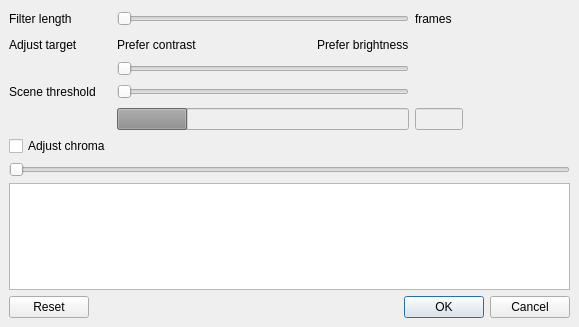
<?xml version="1.0" encoding="UTF-8"?>
<ui version="4.0">
 <class>lumaStabDialog</class>
 <widget class="QDialog" name="lumaStabDialog">
  <property name="geometry">
   <rect>
    <x>0</x>
    <y>0</y>
    <width>579</width>
    <height>327</height>
   </rect>
  </property>
  <property name="windowTitle">
   <string>Luma stabilizer</string>
  </property>
  <layout class="QVBoxLayout" name="verticalLayout">
   <property name="spacing">
    <number>6</number>
   </property>
   <property name="leftMargin">
    <number>9</number>
   </property>
   <property name="topMargin">
    <number>9</number>
   </property>
   <property name="rightMargin">
    <number>9</number>
   </property>
   <property name="bottomMargin">
    <number>9</number>
   </property>
   <item>
    <layout class="QGridLayout" name="gridLayout">
     <property name="leftMargin">
      <number>0</number>
     </property>
     <property name="topMargin">
      <number>0</number>
     </property>
     <property name="rightMargin">
      <number>0</number>
     </property>
     <property name="bottomMargin">
      <number>0</number>
     </property>
     <item row="1" column="1" colspan="3">
      <widget class="ADM_SliderIndicator" name="horizontalSliderFilterLength">
       <property name="minimum">
        <number>2</number>
       </property>
       <property name="maximum">
        <number>256</number>
       </property>
       <property name="pageStep">
        <number>20</number>
       </property>
       <property name="orientation">
        <enum>Qt::Horizontal</enum>
       </property>
      </widget>
     </item>
     <item row="5" column="1" colspan="3">
      <widget class="ADM_SliderIndicator" name="horizontalSliderSceneThreshold">
       <property name="maximum">
        <number>100</number>
       </property>
       <property name="pageStep">
        <number>10</number>
       </property>
       <property name="orientation">
        <enum>Qt::Horizontal</enum>
       </property>
      </widget>
     </item>
     <item row="1" column="0">
      <widget class="QLabel" name="labelFilterLength">
       <property name="text">
        <string>Filter length</string>
       </property>
      </widget>
     </item>
     <item row="5" column="0">
      <widget class="QLabel" name="labelChromaShiftAngle">
       <property name="text">
        <string>Scene threshold</string>
       </property>
      </widget>
     </item>
     <item row="1" column="5">
      <spacer name="horizontalSpacer">
       <property name="orientation">
        <enum>Qt::Horizontal</enum>
       </property>
       <property name="sizeHint" stdset="0">
        <size>
         <width>40</width>
         <height>20</height>
        </size>
       </property>
      </spacer>
     </item>
     <item row="5" column="5">
      <spacer name="horizontalSpacer_2">
       <property name="orientation">
        <enum>Qt::Horizontal</enum>
       </property>
       <property name="sizeHint" stdset="0">
        <size>
         <width>40</width>
         <height>20</height>
        </size>
       </property>
      </spacer>
     </item>
     <item row="1" column="4">
      <widget class="QLabel" name="labelFrames">
       <property name="text">
        <string>frames</string>
       </property>
      </widget>
     </item>
     <item row="6" column="4">
      <widget class="QLineEdit" name="lineEditNewScene">
       <property name="enabled">
        <bool>false</bool>
       </property>
       <property name="sizePolicy">
        <sizepolicy hsizetype="Fixed" vsizetype="Fixed">
         <horstretch>0</horstretch>
         <verstretch>0</verstretch>
        </sizepolicy>
       </property>
       <property name="maximumSize">
        <size>
         <width>48</width>
         <height>16777215</height>
        </size>
       </property>
      </widget>
     </item>
     <item row="7" column="0">
      <widget class="QCheckBox" name="checkBoxChroma">
       <property name="text">
        <string>Adjust chroma</string>
       </property>
      </widget>
     </item>
     <item row="3" column="1" colspan="3">
      <widget class="ADM_SliderIndicator" name="horizontalSliderCBRatio">
       <property name="maximum">
        <number>100</number>
       </property>
       <property name="orientation">
        <enum>Qt::Horizontal</enum>
       </property>
      </widget>
     </item>
     <item row="2" column="5">
      <spacer name="horizontalSpacer_5">
       <property name="orientation">
        <enum>Qt::Horizontal</enum>
       </property>
       <property name="sizeHint" stdset="0">
        <size>
         <width>40</width>
         <height>20</height>
        </size>
       </property>
      </spacer>
     </item>
     <item row="6" column="1" colspan="3">
      <widget class="QProgressBar" name="progressBarScene">
       <property name="enabled">
        <bool>false</bool>
       </property>
       <property name="value">
        <number>24</number>
       </property>
       <property name="format">
        <string notr="true"/>
       </property>
      </widget>
     </item>
     <item row="2" column="0">
      <widget class="QLabel" name="labelAdjust">
       <property name="text">
        <string>Adjust target</string>
       </property>
      </widget>
     </item>
     <item row="2" column="1">
      <widget class="QLabel" name="labelPreferContrast">
       <property name="text">
        <string>Prefer contrast</string>
       </property>
      </widget>
     </item>
     <item row="2" column="2">
      <spacer name="horizontalSpacer_4">
       <property name="orientation">
        <enum>Qt::Horizontal</enum>
       </property>
       <property name="sizeHint" stdset="0">
        <size>
         <width>40</width>
         <height>20</height>
        </size>
       </property>
      </spacer>
     </item>
     <item row="2" column="3">
      <widget class="QLabel" name="labelPreferBrightness">
       <property name="text">
        <string>Prefer brightness</string>
       </property>
      </widget>
     </item>
    </layout>
   </item>
   <item>
    <layout class="QHBoxLayout" name="toolboxLayout"/>
   </item>
   <item>
    <widget class="ADM_flyNavSlider" name="horizontalSlider">
     <property name="orientation">
      <enum>Qt::Horizontal</enum>
     </property>
    </widget>
   </item>
   <item>
    <widget class="QGraphicsView" name="graphicsView">
     <property name="focusPolicy">
      <enum>Qt::NoFocus</enum>
     </property>
    </widget>
   </item>
   <item>
    <widget class="QDialogButtonBox" name="buttonBox">
     <property name="orientation">
      <enum>Qt::Horizontal</enum>
     </property>
     <property name="standardButtons">
      <set>QDialogButtonBox::Cancel|QDialogButtonBox::Ok|QDialogButtonBox::Reset</set>
     </property>
    </widget>
   </item>
  </layout>
 </widget>
 <customwidgets>
  <customwidget>
   <class>ADM_flyNavSlider</class>
   <extends>ADM_QSlider</extends>
   <header>ADM_toolkitQt.h</header>
  </customwidget>
  <customwidget>
   <class>ADM_QSlider</class>
   <extends>QSlider</extends>
   <header>ADM_toolkitQt.h</header>
  </customwidget>
  <customwidget>
   <class>ADM_SliderIndicator</class>
   <extends>QSlider</extends>
   <header>ADM_toolkitQt.h</header>
  </customwidget>
 </customwidgets>
 <resources/>
 <connections>
  <connection>
   <sender>buttonBox</sender>
   <signal>accepted()</signal>
   <receiver>lumaStabDialog</receiver>
   <slot>accept()</slot>
   <hints>
    <hint type="sourcelabel">
     <x>248</x>
     <y>254</y>
    </hint>
    <hint type="destinationlabel">
     <x>157</x>
     <y>274</y>
    </hint>
   </hints>
  </connection>
  <connection>
   <sender>buttonBox</sender>
   <signal>rejected()</signal>
   <receiver>lumaStabDialog</receiver>
   <slot>reject()</slot>
   <hints>
    <hint type="sourcelabel">
     <x>316</x>
     <y>260</y>
    </hint>
    <hint type="destinationlabel">
     <x>286</x>
     <y>274</y>
    </hint>
   </hints>
  </connection>
 </connections>
</ui>
